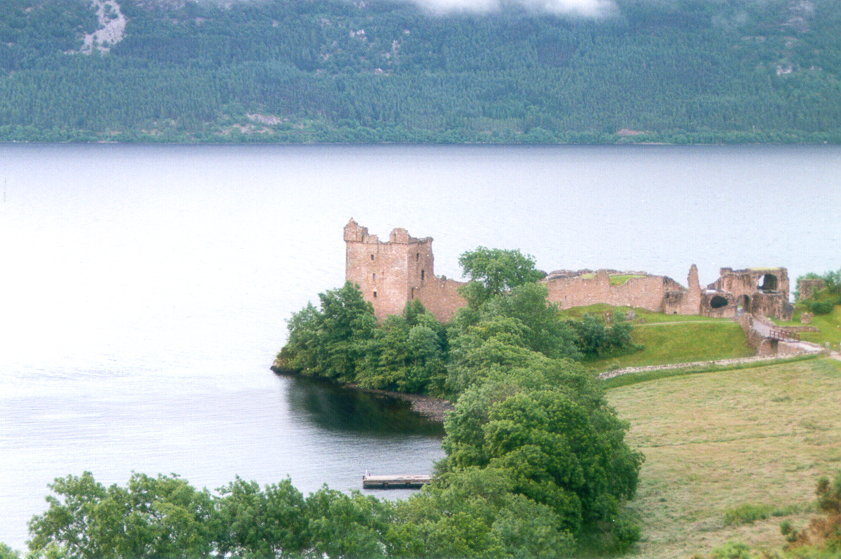
#> input picture DIP2/images/lochness.tiff, 841 x 559 px
$ python DIP2.py   (older library calls are emulated)
#> lines starting #> are read from the running program, lines starting #| are printed output that depends on the picture; after the words box and inside, x2 and y2 are one past the last pixel; in counts of white or black regions, pixels touching at a corner belong together
### DIP2/greyScale.py
import numpy as np

# [4 lines left out: function greyAvg, not called in this run]

def luminanceGrey(image):
    gray = np.zeros((image.shape[0], image.shape[1]), dtype= np.float)
    gray = (0.2126*image[...,0]+0.7152*image[...,1]+0.0722*image[...,2])
    return gray

### DIP2/DIP2.py
import matplotlib.pyplot as plt
import numpy as np
import math
import imageio
from PIL import Image
from scipy import misc
import greyScale
import Convolution


def ideal_low_pass_filter(image, radius):
    idpf = np.zeros_like(image)
    h = len(image)
    w = len(image[0])
    for i in range(h):
        for j in range(w):
            if((i-h/2)**2 +(j-w/2)**2 < radius**2):
                idpf[i][j] = 1
    return idpf

def ideal_high_pass_filter(image, radius):
    idpf = np.zeros_like(image)
    h = len(image)
    w = len(image[0])
    for i in range(h):
        for j in range(w):
            if((i-h/2)**2 +(j-w/2)**2 > radius**2):
                idpf[i][j] = 1
    return idpf

def frequency_filter(image, kernel):
    a= np.array(image.shape)
    b = np.array(kernel.shape)
    kernel = np.fft.fft2(kernel, (a+b-1))
    F =np.fft.fft2(image, (a+b-1))
    G = np.multiply(F, kernel)
    g = np.fft.ifft2(G)
    g = g.real
    gsize = g.shape
    garray = np.array(gsize)
    xaxis = (garray-a)//2
    g = g[xaxis[0]: garray[0]-xaxis[0] -1,xaxis[1]:garray[1]-xaxis[1]-1]
    g = np.clip(g, 0, 1)
    return g

def gaussian_kernel(size = 3, std=1.0):
    s =(size-1)//2
    h = np.linspace(-s, s, size)
    h = np.exp(-h**2 / (2 * std**2))
    h = h * h[np.newaxis, :].T
    sumh = h.sum()
    if 0.0 != sumh:
        h /= sumh
    return h

def unsharp_masking(image):
    h = gaussian_kernel(20,5)
    I = make_impuls(20)
    kernel = I + 1* (I- h)
    return frequency_filter(image, kernel)

def make_impuls(size):
    I = np.zeros((size,size))
    I[size//2][size//2] = 1
    return I

def make_selective_filter(kernel):
    nykernel = np.zeros_like(kernel)
    print(nykernel.shape)
    for i in range(len(kernel)):
        for j in range(len(kernel[i])):
            if(kernel[i][j]> 0):
                nykernel[i][j] = 1
    return nykernel


#Trekke fra min verdi og dele på høyeste
if __name__ == "__main__":
    image = imageio.imread('./images/lochness.tiff').astype(np.float)/255
    noise = imageio.imread('./images/noise-a.tiff').astype(np.float)/255
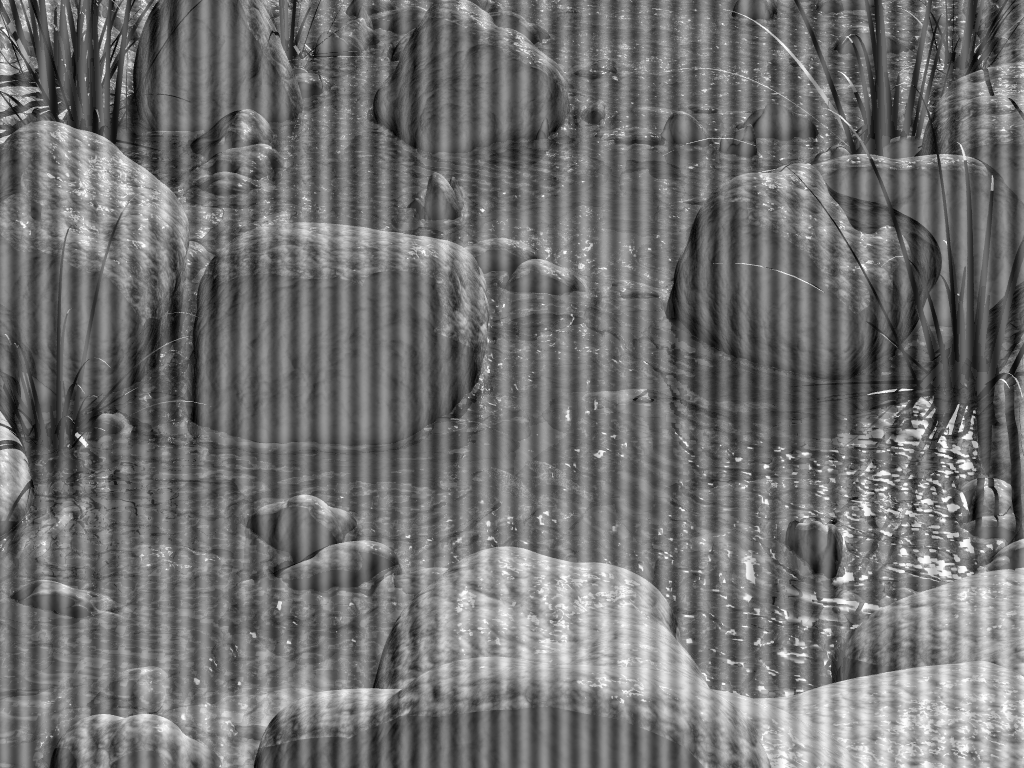
#> input picture DIP2/images/noise-a.tiff, 1024 x 768 px
#> noise: shape (768, 1024) float64; min 0, max 1, mean 0.439
    n = np.fft.fft2(noise)
    #imageio.imwrite('./images/noise-sprecter.png', np.log10(1+abs(np.fft.fftshift(n))))
    h = imageio.imread('./images/noise-sprecter.tiff').astype(np.float)/255
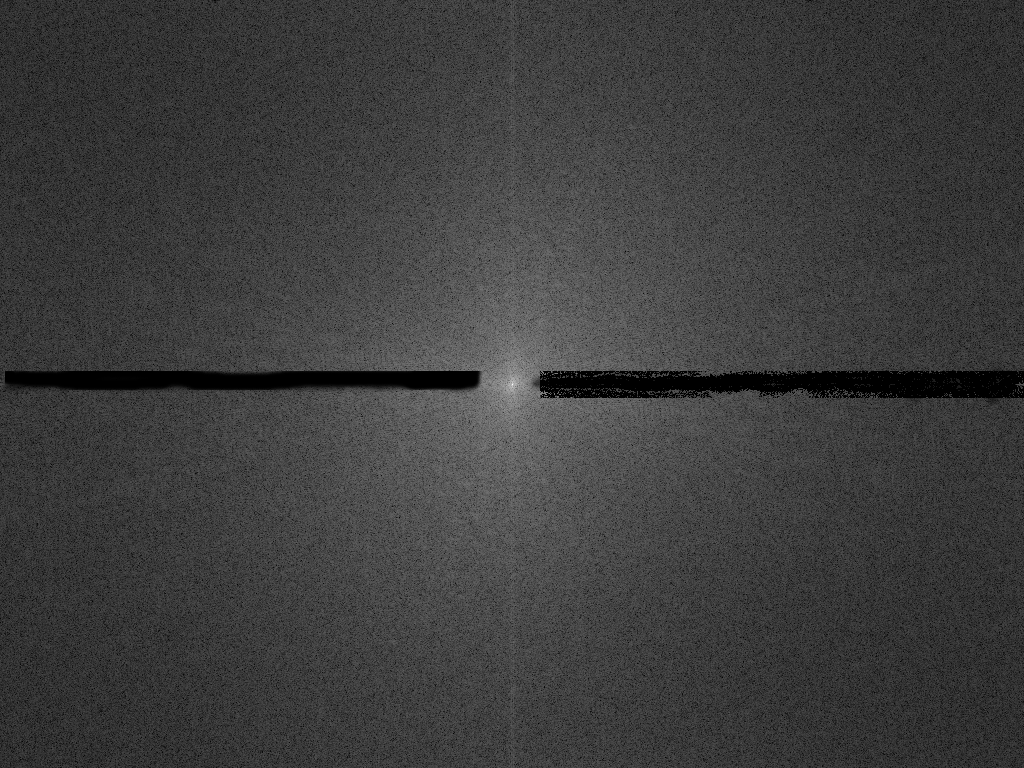
#> input picture DIP2/images/noise-sprecter.tiff, 1024 x 768 px
#> h: shape (768, 1024, 3) float64; min 0, max 1, mean 0.24
    h = np.fft.fftshift(greyScale.luminanceGrey(h))
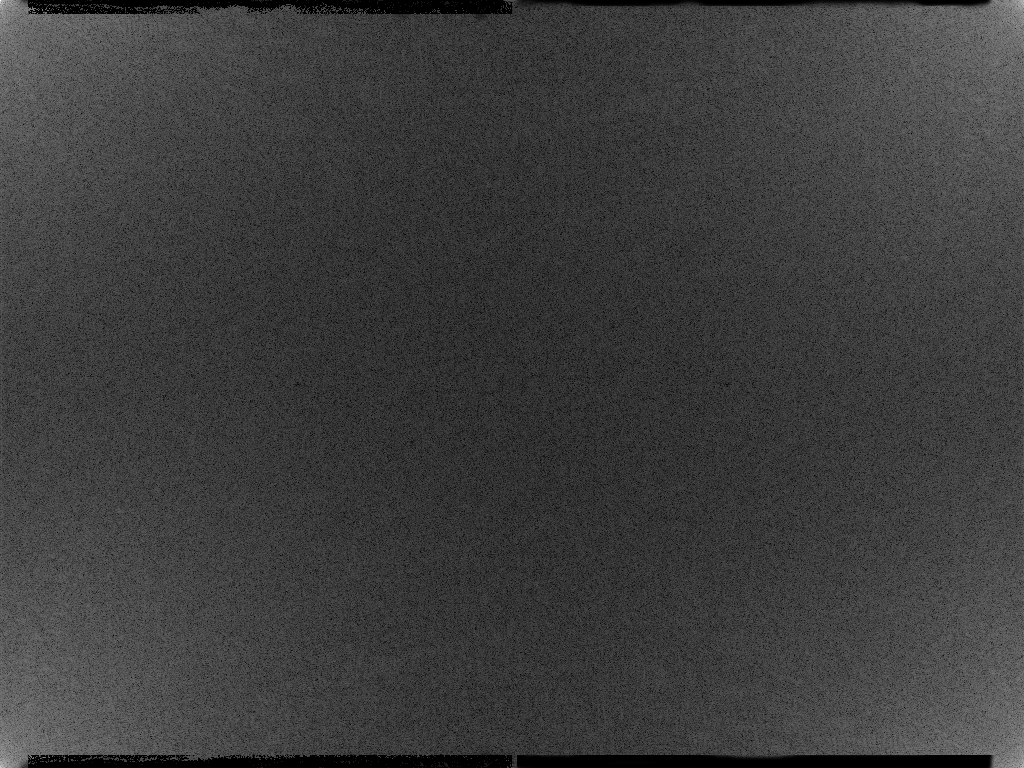
#> h: shape (768, 1024) float64; min 0, max 1, mean 0.24
    h = make_selective_filter(h)
#| (768, 1024)
#> after the loop in make_selective_filter, `for i in range(len(kernel)):`:
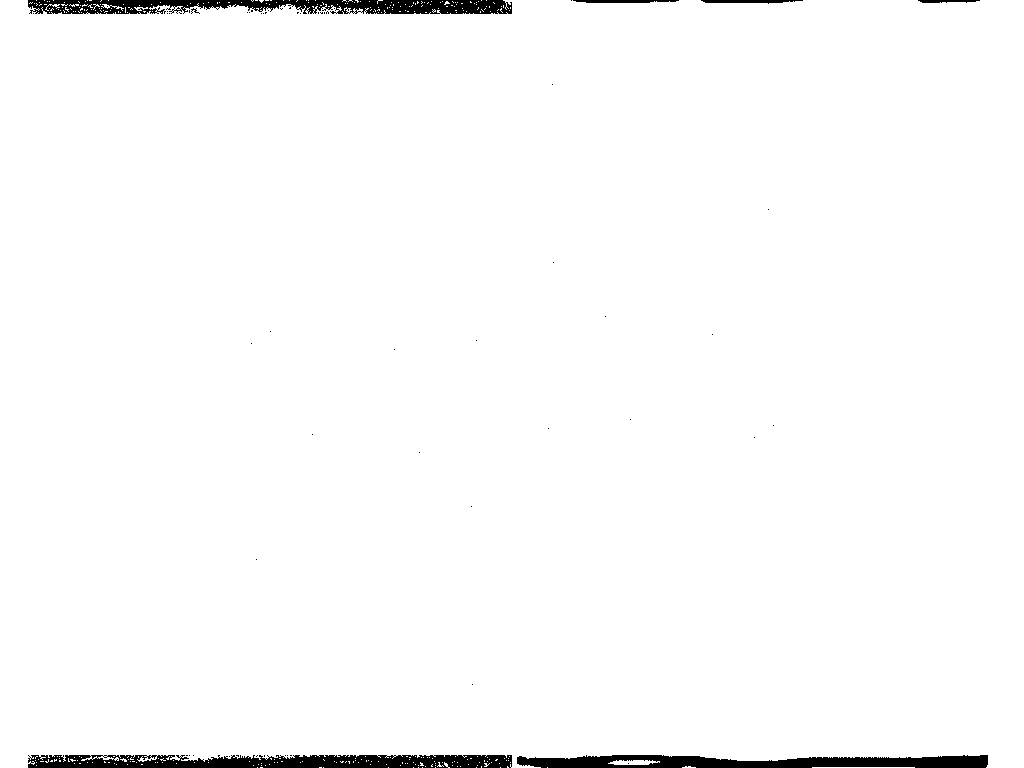
#> nykernel: shape (768, 1024) float64; values 0 (black) and 1 (white), 98% white; 60 black regions (53 under 20 px), largest, box (x1, y1, x2, y2) and area: (28, 755, 512, 768) 5315, (28, 0, 512, 14) 4959, (517, 755, 988, 768) 4634
    nyimage = frequency_filter(noise, h)
#> in frequency_filter, `g = g.real`:
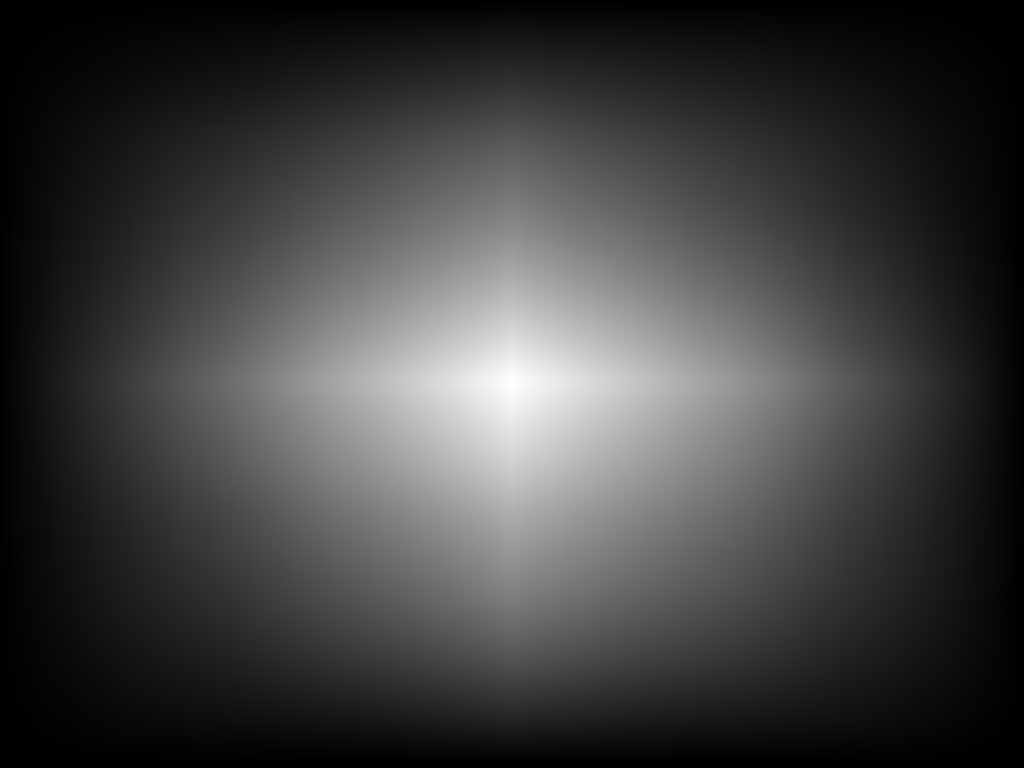
#> g: shape (1535, 2047) float64 (shown at 1/2 size); min 0.275, max 338211.3, mean 84690.3; drawn with min black and max white
#> in frequency_filter, `g = g[xaxis[0]: garray[0]-xaxis[0] -1,xaxis[1]:garray[1]-xaxis[1]-1]`:
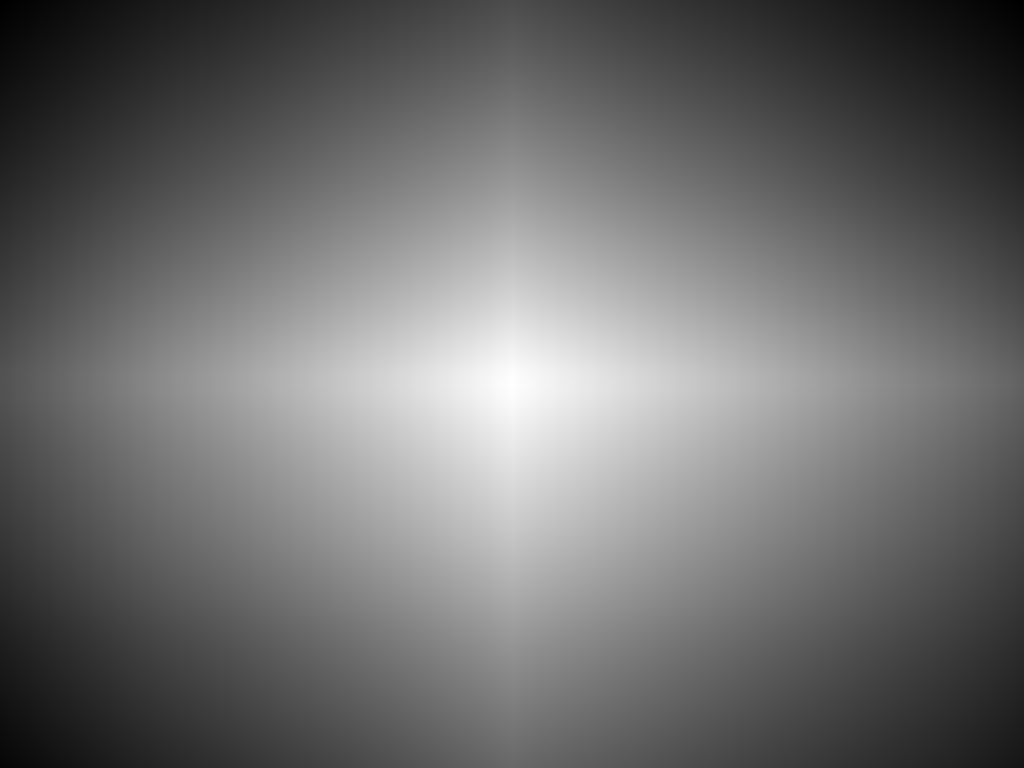
#> g: shape (768, 1024) float64; min 77908, max 338211.3, mean 189932.8; drawn with min black and max white
#> in frequency_filter, `g = np.clip(g, 0, 1)`: g: shape (768, 1024) float64; every value is 1
    plt.figure()
    plt.imshow(nyimage, cmap=plt.cm.gray)
    """avgGrey= greyScale.greyAvg(image)
    lumImg = greyScale.luminanceGrey(image)
    plt.figure()
    #plt.imshow(np.log10(1+abs(np.fft.fftshift(frequency_filter(lumImg, ideal_high_pass_filter(lumImg, 30))))), cmap=plt.cm.gray)
    g = unsharp_masking(lumImg)
    plt.imshow(g, cmap=plt.cm.gray)
    plt.figure()
    plt.imshow(lumImg, cmap=plt.cm.gray)"""
    plt.show()
